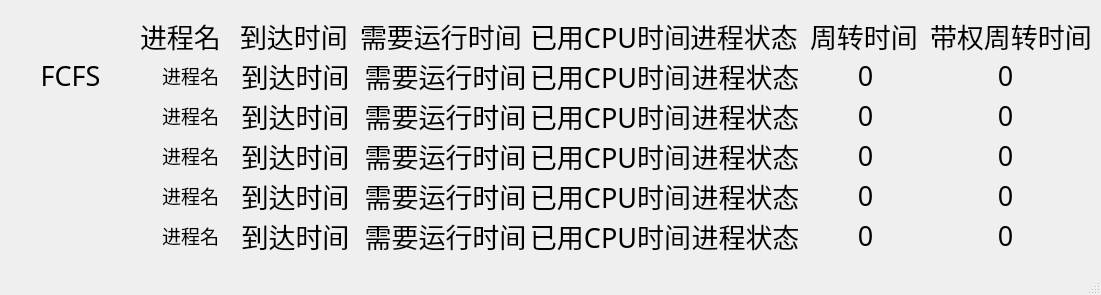
<?xml version="1.0" encoding="UTF-8"?>
<ui version="4.0">
 <class>osystemExperiment_2_1Class</class>
 <widget class="QMainWindow" name="osystemExperiment_2_1Class">
  <property name="geometry">
   <rect>
    <x>0</x>
    <y>0</y>
    <width>1101</width>
    <height>295</height>
   </rect>
  </property>
  <property name="windowTitle">
   <string>osystemExperiment_2_1</string>
  </property>
  <widget class="QWidget" name="centralWidget">
   <widget class="QLabel" name="label_2">
    <property name="geometry">
     <rect>
      <x>140</x>
      <y>20</y>
      <width>101</width>
      <height>31</height>
     </rect>
    </property>
    <property name="font">
     <font>
      <family>宋体</family>
      <pointsize>20</pointsize>
     </font>
    </property>
    <property name="text">
     <string>进程名</string>
    </property>
   </widget>
   <widget class="QLabel" name="label">
    <property name="geometry">
     <rect>
      <x>0</x>
      <y>40</y>
      <width>141</width>
      <height>71</height>
     </rect>
    </property>
    <property name="font">
     <font>
      <family>宋体</family>
      <pointsize>20</pointsize>
     </font>
    </property>
    <property name="text">
     <string>FCFS</string>
    </property>
    <property name="alignment">
     <set>Qt::AlignCenter</set>
    </property>
   </widget>
   <widget class="QLabel" name="label_6">
    <property name="geometry">
     <rect>
      <x>690</x>
      <y>20</y>
      <width>111</width>
      <height>31</height>
     </rect>
    </property>
    <property name="font">
     <font>
      <family>宋体</family>
      <pointsize>20</pointsize>
     </font>
    </property>
    <property name="text">
     <string>进程状态</string>
    </property>
   </widget>
   <widget class="QLabel" name="label_workTime_1">
    <property name="geometry">
     <rect>
      <x>530</x>
      <y>60</y>
      <width>161</width>
      <height>31</height>
     </rect>
    </property>
    <property name="font">
     <font>
      <family>宋体</family>
      <pointsize>20</pointsize>
     </font>
    </property>
    <property name="layoutDirection">
     <enum>Qt::LeftToRight</enum>
    </property>
    <property name="text">
     <string>已用CPU时间</string>
    </property>
    <property name="alignment">
     <set>Qt::AlignCenter</set>
    </property>
   </widget>
   <widget class="QLabel" name="label_reachTime_1">
    <property name="geometry">
     <rect>
      <x>240</x>
      <y>60</y>
      <width>111</width>
      <height>31</height>
     </rect>
    </property>
    <property name="font">
     <font>
      <family>宋体</family>
      <pointsize>20</pointsize>
     </font>
    </property>
    <property name="layoutDirection">
     <enum>Qt::LeftToRight</enum>
    </property>
    <property name="text">
     <string>到达时间</string>
    </property>
    <property name="alignment">
     <set>Qt::AlignCenter</set>
    </property>
   </widget>
   <widget class="QLabel" name="label_3">
    <property name="geometry">
     <rect>
      <x>240</x>
      <y>20</y>
      <width>111</width>
      <height>31</height>
     </rect>
    </property>
    <property name="font">
     <font>
      <family>宋体</family>
      <pointsize>20</pointsize>
     </font>
    </property>
    <property name="text">
     <string>到达时间</string>
    </property>
   </widget>
   <widget class="QLabel" name="label_5">
    <property name="geometry">
     <rect>
      <x>530</x>
      <y>20</y>
      <width>161</width>
      <height>31</height>
     </rect>
    </property>
    <property name="font">
     <font>
      <family>宋体</family>
      <pointsize>20</pointsize>
     </font>
    </property>
    <property name="text">
     <string>已用CPU时间</string>
    </property>
   </widget>
   <widget class="QLabel" name="label_name_1">
    <property name="geometry">
     <rect>
      <x>140</x>
      <y>60</y>
      <width>101</width>
      <height>31</height>
     </rect>
    </property>
    <property name="font">
     <font>
      <family>宋体</family>
      <pointsize>14</pointsize>
     </font>
    </property>
    <property name="layoutDirection">
     <enum>Qt::LeftToRight</enum>
    </property>
    <property name="text">
     <string>进程名</string>
    </property>
    <property name="alignment">
     <set>Qt::AlignCenter</set>
    </property>
   </widget>
   <widget class="QLabel" name="label_totalTime_1">
    <property name="geometry">
     <rect>
      <x>360</x>
      <y>60</y>
      <width>171</width>
      <height>31</height>
     </rect>
    </property>
    <property name="font">
     <font>
      <family>宋体</family>
      <pointsize>20</pointsize>
     </font>
    </property>
    <property name="layoutDirection">
     <enum>Qt::LeftToRight</enum>
    </property>
    <property name="text">
     <string>需要运行时间</string>
    </property>
    <property name="alignment">
     <set>Qt::AlignCenter</set>
    </property>
   </widget>
   <widget class="QLabel" name="label_progressStatus_1">
    <property name="geometry">
     <rect>
      <x>690</x>
      <y>60</y>
      <width>111</width>
      <height>31</height>
     </rect>
    </property>
    <property name="font">
     <font>
      <family>宋体</family>
      <pointsize>20</pointsize>
     </font>
    </property>
    <property name="layoutDirection">
     <enum>Qt::LeftToRight</enum>
    </property>
    <property name="text">
     <string>进程状态</string>
    </property>
    <property name="alignment">
     <set>Qt::AlignCenter</set>
    </property>
   </widget>
   <widget class="QLabel" name="label_4">
    <property name="geometry">
     <rect>
      <x>360</x>
      <y>20</y>
      <width>171</width>
      <height>31</height>
     </rect>
    </property>
    <property name="font">
     <font>
      <family>宋体</family>
      <pointsize>20</pointsize>
     </font>
    </property>
    <property name="text">
     <string>需要运行时间</string>
    </property>
   </widget>
   <widget class="QLabel" name="label_reachTime_2">
    <property name="geometry">
     <rect>
      <x>240</x>
      <y>100</y>
      <width>111</width>
      <height>31</height>
     </rect>
    </property>
    <property name="font">
     <font>
      <family>宋体</family>
      <pointsize>20</pointsize>
     </font>
    </property>
    <property name="layoutDirection">
     <enum>Qt::LeftToRight</enum>
    </property>
    <property name="text">
     <string>到达时间</string>
    </property>
    <property name="alignment">
     <set>Qt::AlignCenter</set>
    </property>
   </widget>
   <widget class="QLabel" name="label_totalTime_2">
    <property name="geometry">
     <rect>
      <x>360</x>
      <y>100</y>
      <width>171</width>
      <height>31</height>
     </rect>
    </property>
    <property name="font">
     <font>
      <family>宋体</family>
      <pointsize>20</pointsize>
     </font>
    </property>
    <property name="layoutDirection">
     <enum>Qt::LeftToRight</enum>
    </property>
    <property name="text">
     <string>需要运行时间</string>
    </property>
    <property name="alignment">
     <set>Qt::AlignCenter</set>
    </property>
   </widget>
   <widget class="QLabel" name="label_progressStatus_2">
    <property name="geometry">
     <rect>
      <x>690</x>
      <y>100</y>
      <width>111</width>
      <height>31</height>
     </rect>
    </property>
    <property name="font">
     <font>
      <family>宋体</family>
      <pointsize>20</pointsize>
     </font>
    </property>
    <property name="layoutDirection">
     <enum>Qt::LeftToRight</enum>
    </property>
    <property name="text">
     <string>进程状态</string>
    </property>
    <property name="alignment">
     <set>Qt::AlignCenter</set>
    </property>
   </widget>
   <widget class="QLabel" name="label_workTime_2">
    <property name="geometry">
     <rect>
      <x>530</x>
      <y>100</y>
      <width>161</width>
      <height>31</height>
     </rect>
    </property>
    <property name="font">
     <font>
      <family>宋体</family>
      <pointsize>20</pointsize>
     </font>
    </property>
    <property name="layoutDirection">
     <enum>Qt::LeftToRight</enum>
    </property>
    <property name="text">
     <string>已用CPU时间</string>
    </property>
    <property name="alignment">
     <set>Qt::AlignCenter</set>
    </property>
   </widget>
   <widget class="QLabel" name="label_name_2">
    <property name="geometry">
     <rect>
      <x>140</x>
      <y>100</y>
      <width>101</width>
      <height>31</height>
     </rect>
    </property>
    <property name="font">
     <font>
      <family>宋体</family>
      <pointsize>14</pointsize>
     </font>
    </property>
    <property name="layoutDirection">
     <enum>Qt::LeftToRight</enum>
    </property>
    <property name="text">
     <string>进程名</string>
    </property>
    <property name="alignment">
     <set>Qt::AlignCenter</set>
    </property>
   </widget>
   <widget class="QLabel" name="label_reachTime_3">
    <property name="geometry">
     <rect>
      <x>240</x>
      <y>140</y>
      <width>111</width>
      <height>31</height>
     </rect>
    </property>
    <property name="font">
     <font>
      <family>宋体</family>
      <pointsize>20</pointsize>
     </font>
    </property>
    <property name="layoutDirection">
     <enum>Qt::LeftToRight</enum>
    </property>
    <property name="text">
     <string>到达时间</string>
    </property>
    <property name="alignment">
     <set>Qt::AlignCenter</set>
    </property>
   </widget>
   <widget class="QLabel" name="label_totalTime_3">
    <property name="geometry">
     <rect>
      <x>360</x>
      <y>140</y>
      <width>171</width>
      <height>31</height>
     </rect>
    </property>
    <property name="font">
     <font>
      <family>宋体</family>
      <pointsize>20</pointsize>
     </font>
    </property>
    <property name="layoutDirection">
     <enum>Qt::LeftToRight</enum>
    </property>
    <property name="text">
     <string>需要运行时间</string>
    </property>
    <property name="alignment">
     <set>Qt::AlignCenter</set>
    </property>
   </widget>
   <widget class="QLabel" name="label_progressStatus_3">
    <property name="geometry">
     <rect>
      <x>690</x>
      <y>140</y>
      <width>111</width>
      <height>31</height>
     </rect>
    </property>
    <property name="font">
     <font>
      <family>宋体</family>
      <pointsize>20</pointsize>
     </font>
    </property>
    <property name="layoutDirection">
     <enum>Qt::LeftToRight</enum>
    </property>
    <property name="text">
     <string>进程状态</string>
    </property>
    <property name="alignment">
     <set>Qt::AlignCenter</set>
    </property>
   </widget>
   <widget class="QLabel" name="label_workTime_3">
    <property name="geometry">
     <rect>
      <x>530</x>
      <y>140</y>
      <width>161</width>
      <height>31</height>
     </rect>
    </property>
    <property name="font">
     <font>
      <family>宋体</family>
      <pointsize>20</pointsize>
     </font>
    </property>
    <property name="layoutDirection">
     <enum>Qt::LeftToRight</enum>
    </property>
    <property name="text">
     <string>已用CPU时间</string>
    </property>
    <property name="alignment">
     <set>Qt::AlignCenter</set>
    </property>
   </widget>
   <widget class="QLabel" name="label_name_3">
    <property name="geometry">
     <rect>
      <x>140</x>
      <y>140</y>
      <width>101</width>
      <height>31</height>
     </rect>
    </property>
    <property name="font">
     <font>
      <family>宋体</family>
      <pointsize>14</pointsize>
     </font>
    </property>
    <property name="layoutDirection">
     <enum>Qt::LeftToRight</enum>
    </property>
    <property name="text">
     <string>进程名</string>
    </property>
    <property name="alignment">
     <set>Qt::AlignCenter</set>
    </property>
   </widget>
   <widget class="QLabel" name="label_reachTime_4">
    <property name="geometry">
     <rect>
      <x>240</x>
      <y>180</y>
      <width>111</width>
      <height>31</height>
     </rect>
    </property>
    <property name="font">
     <font>
      <family>宋体</family>
      <pointsize>20</pointsize>
     </font>
    </property>
    <property name="layoutDirection">
     <enum>Qt::LeftToRight</enum>
    </property>
    <property name="text">
     <string>到达时间</string>
    </property>
    <property name="alignment">
     <set>Qt::AlignCenter</set>
    </property>
   </widget>
   <widget class="QLabel" name="label_totalTime_4">
    <property name="geometry">
     <rect>
      <x>360</x>
      <y>180</y>
      <width>171</width>
      <height>31</height>
     </rect>
    </property>
    <property name="font">
     <font>
      <family>宋体</family>
      <pointsize>20</pointsize>
     </font>
    </property>
    <property name="layoutDirection">
     <enum>Qt::LeftToRight</enum>
    </property>
    <property name="text">
     <string>需要运行时间</string>
    </property>
    <property name="alignment">
     <set>Qt::AlignCenter</set>
    </property>
   </widget>
   <widget class="QLabel" name="label_progressStatus_4">
    <property name="geometry">
     <rect>
      <x>690</x>
      <y>180</y>
      <width>111</width>
      <height>31</height>
     </rect>
    </property>
    <property name="font">
     <font>
      <family>宋体</family>
      <pointsize>20</pointsize>
     </font>
    </property>
    <property name="layoutDirection">
     <enum>Qt::LeftToRight</enum>
    </property>
    <property name="text">
     <string>进程状态</string>
    </property>
    <property name="alignment">
     <set>Qt::AlignCenter</set>
    </property>
   </widget>
   <widget class="QLabel" name="label_workTime_4">
    <property name="geometry">
     <rect>
      <x>530</x>
      <y>180</y>
      <width>161</width>
      <height>31</height>
     </rect>
    </property>
    <property name="font">
     <font>
      <family>宋体</family>
      <pointsize>20</pointsize>
     </font>
    </property>
    <property name="layoutDirection">
     <enum>Qt::LeftToRight</enum>
    </property>
    <property name="text">
     <string>已用CPU时间</string>
    </property>
    <property name="alignment">
     <set>Qt::AlignCenter</set>
    </property>
   </widget>
   <widget class="QLabel" name="label_name_4">
    <property name="geometry">
     <rect>
      <x>140</x>
      <y>180</y>
      <width>101</width>
      <height>31</height>
     </rect>
    </property>
    <property name="font">
     <font>
      <family>宋体</family>
      <pointsize>14</pointsize>
     </font>
    </property>
    <property name="layoutDirection">
     <enum>Qt::LeftToRight</enum>
    </property>
    <property name="text">
     <string>进程名</string>
    </property>
    <property name="alignment">
     <set>Qt::AlignCenter</set>
    </property>
   </widget>
   <widget class="QLabel" name="label_reachTime_5">
    <property name="geometry">
     <rect>
      <x>240</x>
      <y>220</y>
      <width>111</width>
      <height>31</height>
     </rect>
    </property>
    <property name="font">
     <font>
      <family>宋体</family>
      <pointsize>20</pointsize>
     </font>
    </property>
    <property name="layoutDirection">
     <enum>Qt::LeftToRight</enum>
    </property>
    <property name="text">
     <string>到达时间</string>
    </property>
    <property name="alignment">
     <set>Qt::AlignCenter</set>
    </property>
   </widget>
   <widget class="QLabel" name="label_totalTime_5">
    <property name="geometry">
     <rect>
      <x>360</x>
      <y>220</y>
      <width>171</width>
      <height>31</height>
     </rect>
    </property>
    <property name="font">
     <font>
      <family>宋体</family>
      <pointsize>20</pointsize>
     </font>
    </property>
    <property name="layoutDirection">
     <enum>Qt::LeftToRight</enum>
    </property>
    <property name="text">
     <string>需要运行时间</string>
    </property>
    <property name="alignment">
     <set>Qt::AlignCenter</set>
    </property>
   </widget>
   <widget class="QLabel" name="label_progressStatus_5">
    <property name="geometry">
     <rect>
      <x>690</x>
      <y>220</y>
      <width>111</width>
      <height>31</height>
     </rect>
    </property>
    <property name="font">
     <font>
      <family>宋体</family>
      <pointsize>20</pointsize>
     </font>
    </property>
    <property name="layoutDirection">
     <enum>Qt::LeftToRight</enum>
    </property>
    <property name="text">
     <string>进程状态</string>
    </property>
    <property name="alignment">
     <set>Qt::AlignCenter</set>
    </property>
   </widget>
   <widget class="QLabel" name="label_workTime_5">
    <property name="geometry">
     <rect>
      <x>530</x>
      <y>220</y>
      <width>161</width>
      <height>31</height>
     </rect>
    </property>
    <property name="font">
     <font>
      <family>宋体</family>
      <pointsize>20</pointsize>
     </font>
    </property>
    <property name="layoutDirection">
     <enum>Qt::LeftToRight</enum>
    </property>
    <property name="text">
     <string>已用CPU时间</string>
    </property>
    <property name="alignment">
     <set>Qt::AlignCenter</set>
    </property>
   </widget>
   <widget class="QLabel" name="label_name_5">
    <property name="geometry">
     <rect>
      <x>140</x>
      <y>220</y>
      <width>101</width>
      <height>31</height>
     </rect>
    </property>
    <property name="font">
     <font>
      <family>宋体</family>
      <pointsize>14</pointsize>
     </font>
    </property>
    <property name="layoutDirection">
     <enum>Qt::LeftToRight</enum>
    </property>
    <property name="text">
     <string>进程名</string>
    </property>
    <property name="alignment">
     <set>Qt::AlignCenter</set>
    </property>
   </widget>
   <widget class="QLabel" name="label_7">
    <property name="geometry">
     <rect>
      <x>810</x>
      <y>20</y>
      <width>111</width>
      <height>31</height>
     </rect>
    </property>
    <property name="font">
     <font>
      <family>宋体</family>
      <pointsize>20</pointsize>
     </font>
    </property>
    <property name="text">
     <string>周转时间</string>
    </property>
   </widget>
   <widget class="QLabel" name="label_8">
    <property name="geometry">
     <rect>
      <x>930</x>
      <y>20</y>
      <width>181</width>
      <height>31</height>
     </rect>
    </property>
    <property name="font">
     <font>
      <family>宋体</family>
      <pointsize>20</pointsize>
     </font>
    </property>
    <property name="text">
     <string>带权周转时间</string>
    </property>
   </widget>
   <widget class="QLabel" name="label_currentTime_1">
    <property name="geometry">
     <rect>
      <x>810</x>
      <y>60</y>
      <width>111</width>
      <height>31</height>
     </rect>
    </property>
    <property name="font">
     <font>
      <family>宋体</family>
      <pointsize>20</pointsize>
     </font>
    </property>
    <property name="layoutDirection">
     <enum>Qt::LeftToRight</enum>
    </property>
    <property name="text">
     <string>0</string>
    </property>
    <property name="alignment">
     <set>Qt::AlignCenter</set>
    </property>
   </widget>
   <widget class="QLabel" name="label_currentTime_2">
    <property name="geometry">
     <rect>
      <x>810</x>
      <y>100</y>
      <width>111</width>
      <height>31</height>
     </rect>
    </property>
    <property name="font">
     <font>
      <family>宋体</family>
      <pointsize>20</pointsize>
     </font>
    </property>
    <property name="layoutDirection">
     <enum>Qt::LeftToRight</enum>
    </property>
    <property name="text">
     <string>0</string>
    </property>
    <property name="alignment">
     <set>Qt::AlignCenter</set>
    </property>
   </widget>
   <widget class="QLabel" name="label_currentTime_3">
    <property name="geometry">
     <rect>
      <x>810</x>
      <y>140</y>
      <width>111</width>
      <height>31</height>
     </rect>
    </property>
    <property name="font">
     <font>
      <family>宋体</family>
      <pointsize>20</pointsize>
     </font>
    </property>
    <property name="layoutDirection">
     <enum>Qt::LeftToRight</enum>
    </property>
    <property name="text">
     <string>0</string>
    </property>
    <property name="alignment">
     <set>Qt::AlignCenter</set>
    </property>
   </widget>
   <widget class="QLabel" name="label_currentTime_4">
    <property name="geometry">
     <rect>
      <x>810</x>
      <y>180</y>
      <width>111</width>
      <height>31</height>
     </rect>
    </property>
    <property name="font">
     <font>
      <family>宋体</family>
      <pointsize>20</pointsize>
     </font>
    </property>
    <property name="layoutDirection">
     <enum>Qt::LeftToRight</enum>
    </property>
    <property name="text">
     <string>0</string>
    </property>
    <property name="alignment">
     <set>Qt::AlignCenter</set>
    </property>
   </widget>
   <widget class="QLabel" name="label_currentTime_5">
    <property name="geometry">
     <rect>
      <x>810</x>
      <y>220</y>
      <width>111</width>
      <height>31</height>
     </rect>
    </property>
    <property name="font">
     <font>
      <family>宋体</family>
      <pointsize>20</pointsize>
     </font>
    </property>
    <property name="layoutDirection">
     <enum>Qt::LeftToRight</enum>
    </property>
    <property name="text">
     <string>0</string>
    </property>
    <property name="alignment">
     <set>Qt::AlignCenter</set>
    </property>
   </widget>
   <widget class="QLabel" name="label_currentTimeWithWeight_1">
    <property name="geometry">
     <rect>
      <x>950</x>
      <y>60</y>
      <width>111</width>
      <height>31</height>
     </rect>
    </property>
    <property name="font">
     <font>
      <family>宋体</family>
      <pointsize>20</pointsize>
     </font>
    </property>
    <property name="layoutDirection">
     <enum>Qt::LeftToRight</enum>
    </property>
    <property name="text">
     <string>0</string>
    </property>
    <property name="alignment">
     <set>Qt::AlignCenter</set>
    </property>
   </widget>
   <widget class="QLabel" name="label_currentTimeWithWeight_2">
    <property name="geometry">
     <rect>
      <x>950</x>
      <y>100</y>
      <width>111</width>
      <height>31</height>
     </rect>
    </property>
    <property name="font">
     <font>
      <family>宋体</family>
      <pointsize>20</pointsize>
     </font>
    </property>
    <property name="layoutDirection">
     <enum>Qt::LeftToRight</enum>
    </property>
    <property name="text">
     <string>0</string>
    </property>
    <property name="alignment">
     <set>Qt::AlignCenter</set>
    </property>
   </widget>
   <widget class="QLabel" name="label_currentTimeWithWeight_3">
    <property name="geometry">
     <rect>
      <x>950</x>
      <y>140</y>
      <width>111</width>
      <height>31</height>
     </rect>
    </property>
    <property name="font">
     <font>
      <family>宋体</family>
      <pointsize>20</pointsize>
     </font>
    </property>
    <property name="layoutDirection">
     <enum>Qt::LeftToRight</enum>
    </property>
    <property name="text">
     <string>0</string>
    </property>
    <property name="alignment">
     <set>Qt::AlignCenter</set>
    </property>
   </widget>
   <widget class="QLabel" name="label_currentTimeWithWeight_4">
    <property name="geometry">
     <rect>
      <x>950</x>
      <y>180</y>
      <width>111</width>
      <height>31</height>
     </rect>
    </property>
    <property name="font">
     <font>
      <family>宋体</family>
      <pointsize>20</pointsize>
     </font>
    </property>
    <property name="layoutDirection">
     <enum>Qt::LeftToRight</enum>
    </property>
    <property name="text">
     <string>0</string>
    </property>
    <property name="alignment">
     <set>Qt::AlignCenter</set>
    </property>
   </widget>
   <widget class="QLabel" name="label_currentTimeWithWeight_5">
    <property name="geometry">
     <rect>
      <x>950</x>
      <y>220</y>
      <width>111</width>
      <height>31</height>
     </rect>
    </property>
    <property name="font">
     <font>
      <family>宋体</family>
      <pointsize>20</pointsize>
     </font>
    </property>
    <property name="layoutDirection">
     <enum>Qt::LeftToRight</enum>
    </property>
    <property name="text">
     <string>0</string>
    </property>
    <property name="alignment">
     <set>Qt::AlignCenter</set>
    </property>
   </widget>
  </widget>
  <widget class="QStatusBar" name="statusBar"/>
 </widget>
 <layoutdefault spacing="6" margin="11"/>
 <resources>
  <include location="osystemExperiment_2_1.qrc"/>
 </resources>
 <connections/>
</ui>
